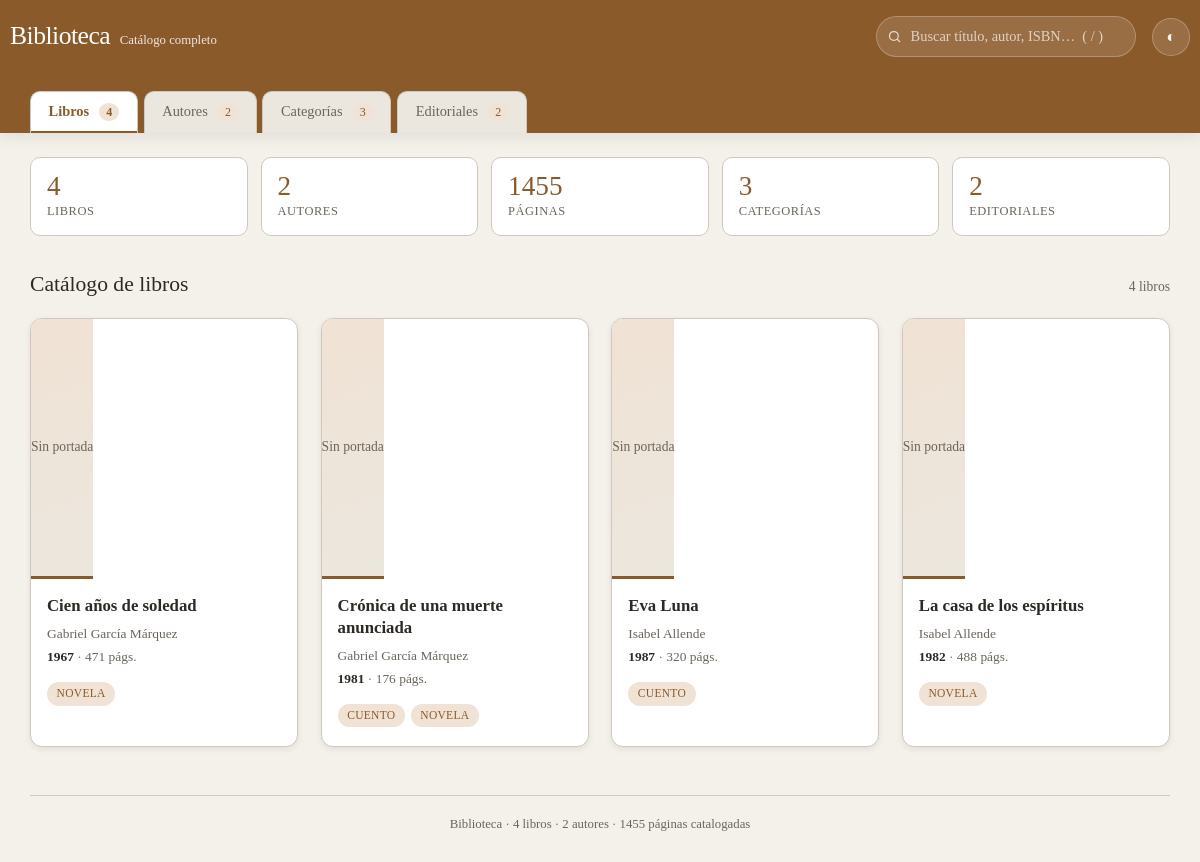
The app's page /, older data.
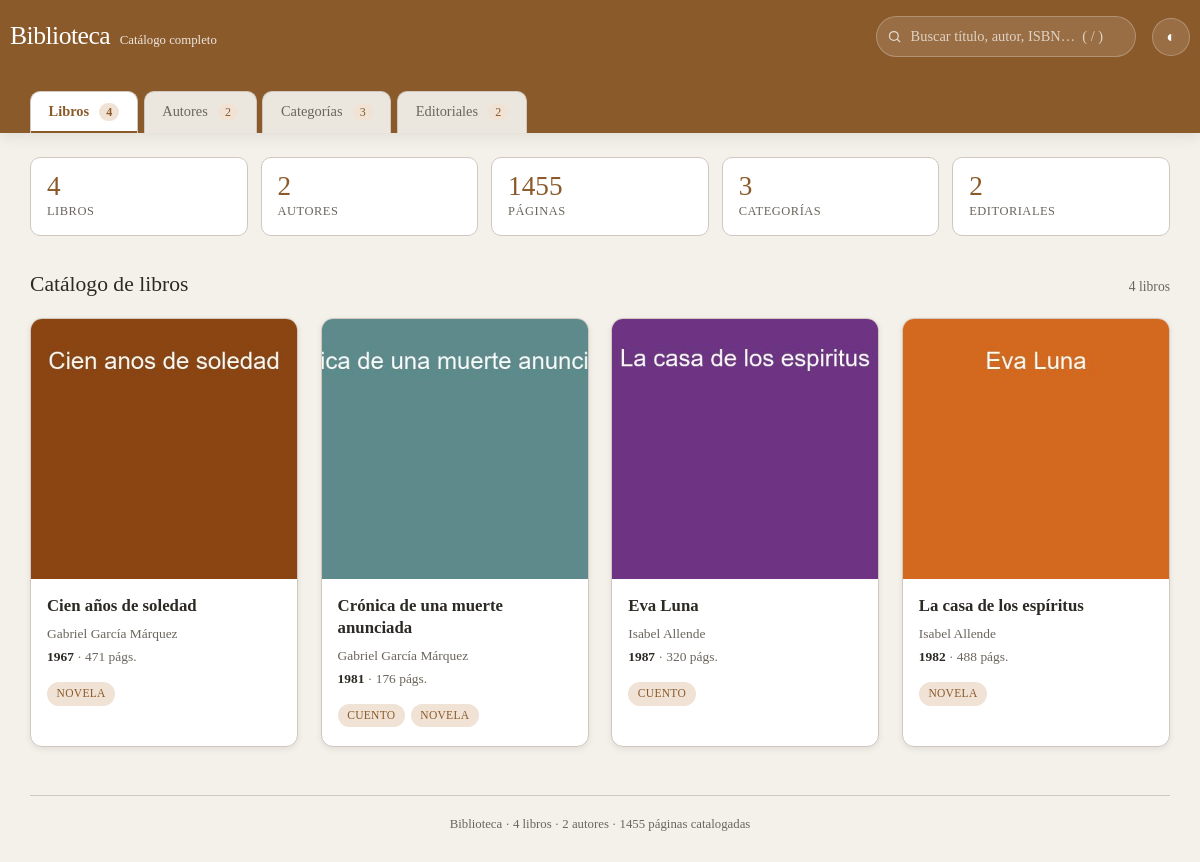
The same page, newer data.
### library/models.py (models this page shows, shortened)
class Libro(models.Model):
    titulo = models.CharField(max_length=200)
    isbn = models.CharField(max_length=13)
    anio_publicacion = models.PositiveIntegerField()
    numero_paginas = models.PositiveIntegerField()
    sinopsis = models.TextField(blank=True)
    portada = models.ImageField(upload_to='libros/', blank=True, null=True)
    autor = models.ForeignKey(
        Autor,
        on_delete=models.PROTECT,
        related_name='libros',
        verbose_name='Autor',
    )
    categorias = models.ManyToManyField(
        'Categoria',
        related_name='libros',
        verbose_name='Categorías',
    )
    editoriales = models.ManyToManyField(
        'Editorial',
        through='Publicacion',
        related_name='libros',
        verbose_name='Editoriales',
    )
    class Meta:
        verbose_name = 'Libro'
        verbose_name_plural = 'Libros'
        ordering = ['titulo']

class Autor(models.Model):
    nombre = models.CharField(max_length=50)
    apellido = models.CharField(max_length=50)
    nacionalidad = models.CharField(max_length=50)
    fecha_nacimiento = models.DateField()
    foto = models.ImageField(upload_to='autores/', blank=True, null=True)
    class Meta:
        verbose_name = 'Autor'
        verbose_name_plural = 'Autores'
        ordering = ['apellido', 'nombre']
    def __str__(self):
        return f'{self.nombre} {self.apellido}'

class Categoria(models.Model):
    nombre = models.CharField(max_length=100)
    descripcion = models.TextField(blank=True)
    imagen = models.ImageField(upload_to='categorias/', blank=True, null=True)
    class Meta:
        verbose_name = 'Categoría'
        verbose_name_plural = 'Categorías'
        ordering = ['nombre']

### library/views.py (the view)
# urls.py: path('', views.dashboard, name='dashboard'),
def dashboard(request):
    libros = list(
        Libro.objects.all()
        .select_related('autor', 'autor__perfil_autor')
        .prefetch_related('categorias', 'publicaciones__editorial')
    )
    autores = list(
        Autor.objects.all()
        .select_related('perfil_autor')
        .annotate(total_libros=Count('libros'))
    )
    categorias = list(Categoria.objects.all().annotate(total=Count('libros')))
    editoriales = list(
        Editorial.objects.all().annotate(total=Count('publicaciones'))
    )
    datos = [_libro_dict(libro) for libro in libros]
    contexto = {
        'libros': libros,
        'autores': autores,
        'categorias': categorias,
        'editoriales': editoriales,
        'datos_json': datos,
        'total_paginas': sum(l.numero_paginas for l in libros),
    }
    return render(request, 'library/dashboard.html', contexto)

### library/templatetags/library_extras.py (called while the page is built)
@register.filter
def media_url(campo):
    return imagen_url(campo) or ''

### library/utils.py (called while the page is built)
def imagen_url(campo):
    if not campo:
        return None
    nombre = campo.name
    if not (Path(settings.MEDIA_ROOT) / nombre).exists():
        limpio = nombre.removeprefix('media/')
        if (Path(settings.MEDIA_ROOT) / limpio).exists():
            nombre = limpio
        else:
            return None
    return f'{settings.MEDIA_URL}{nombre}'

### library/views.py (called while the page is built)
def _autor_dict(autor):
    perfil = getattr(autor, 'perfil_autor', None)
    return {
        'id': autor.pk,
        'nombre': autor.nombre,
        'apellido': autor.apellido,
        'completo': str(autor),
        'nacionalidad': autor.nacionalidad,
        'nacimiento': autor.fecha_nacimiento.isoformat(),
        'foto': imagen_url(autor.foto),
        'biografia': perfil.biografia if perfil else '',
        'lugar': perfil.lugar_nacimiento if perfil else '',
    }

def _libro_dict(libro):
    return {
        'id': libro.pk,
        'titulo': libro.titulo,
        'isbn': libro.isbn,
        'anio': libro.anio_publicacion,
        'paginas': libro.numero_paginas,
        'sinopsis': libro.sinopsis,
        'portada': imagen_url(libro.portada),
        'autor': _autor_dict(libro.autor),
        'categorias': [c.nombre for c in libro.categorias.all()],
        'publicaciones': [
            {
                'editorial': p.editorial.nombre,
                'pais': p.editorial.pais,
                'fecha': p.fecha.isoformat(),
                'edicion': p.edicion,
            }
            for p in libro.publicaciones.all()
        ],
    }

### library/templates/library/dashboard.html (shortened to what this page needs)
<!DOCTYPE html>
<html lang="es" data-tema="claro">
<head>
    {% load library_extras %}
</head>
<body>
<header class="barra">
    <div class="contenedor barra-inner">
        <div class="marca">
            <h1>Biblioteca</h1>
            <span>Catálogo completo</span>
        </div>
        <label class="buscador">
            <svg viewBox="0 0 24 24"><circle cx="11" cy="11" r="7"/><line x1="16.5" y1="16.5" x2="21" y2="21"/></svg>
            <input id="buscar" type="search" placeholder="Buscar título, autor, ISBN…  ( / )" autocomplete="off">
        </label>
        <button class="boton-icono" id="tema" title="Cambiar entre tema claro y oscuro" aria-label="Cambiar tema">◐</button>
    </div>
    <div class="contenedor">
        <nav class="pestanas" id="pestanas">
            <button class="pestana activa" data-panel="libros">Libros <span class="cuenta">{{ libros|length }}</span></button>
            <button class="pestana" data-panel="autores">Autores <span class="cuenta">{{ autores|length }}</span></button>
            <button class="pestana" data-panel="categorias">Categorías <span class="cuenta">{{ categorias|length }}</span></button>
            <button class="pestana" data-panel="editoriales">Editoriales <span class="cuenta">{{ editoriales|length }}</span></button>
        </nav>
    </div>
</header>
<main class="contenedor">
    <div class="resumen">
        <div class="dato"><div class="cifra">{{ libros|length }}</div><div class="etiqueta">Libros</div></div>
        <div class="dato"><div class="cifra">{{ autores|length }}</div><div class="etiqueta">Autores</div></div>
        <div class="dato"><div class="cifra">{{ total_paginas }}</div><div class="etiqueta">Páginas</div></div>
        <div class="dato"><div class="cifra">{{ categorias|length }}</div><div class="etiqueta">Categorías</div></div>
        <div class="dato"><div class="cifra">{{ editoriales|length }}</div><div class="etiqueta">Editoriales</div></div>
    </div>
    <section class="panel activo" id="panel-libros">
        <div class="seccion-titulo">
            <h2>Catálogo de libros</h2>
            <p id="conteo-libros">{{ libros|length }} libro{{ libros|length|pluralize:"s" }}</p>
        </div>
        <div class="rejilla" id="rejilla-libros">
            {% for libro in libros %}
            <button class="tarjeta" data-libro="{{ libro.pk }}"
                    data-buscar="{{ libro.titulo }} {{ libro.autor }} {{ libro.isbn }} {{ libro.anio_publicacion }}{% for cat in libro.categorias.all %} {{ cat.nombre }}{% endfor %}">
                {% if libro.portada|media_url %}
                    <img class="portada" src="{{ libro.portada|media_url }}" alt="Portada de {{ libro.titulo }}" loading="lazy">
                {% else %}
                    <div class="portada-vacia">Sin portada</div>
                {% endif %}
                <div class="cuerpo">
                    <h3>{{ libro.titulo }}</h3>
                    <p class="meta">{{ libro.autor }}</p>
                    <p class="meta"><strong>{{ libro.anio_publicacion }}</strong> · {{ libro.numero_paginas }} págs.</p>
                    <div class="chips">
                        {% for cat in libro.categorias.all %}<span class="chip">{{ cat.nombre }}</span>{% endfor %}
                    </div>
                </div>
            </button>
            {% empty %}
            <p class="vacio">No hay libros registrados.</p>
            {% endfor %}
        </div>
    </section>
    <p class="pie">Biblioteca · {{ libros|length }} libros · {{ autores|length }} autores · {{ total_paginas }} páginas catalogadas</p>
</main>
</body>
</html>

### library/templates/library/dashboard.html (style rules this page uses)
:root { --bg: #f4f1eb; --bg-alt: #ece7de; --fg: #2d2a25; --muted: #6b655c; --accent: #8b5a2b; --accent-hover: #a06f44; --accent-soft: #f0e2d4; --card: #ffffff; --border: #d0c8c0; --shadow: #00000015; --shadow-lg: #00000026; }
* { box-sizing: border-box; }
body { font-family: "Georgia", "Baskerville", "Times New Roman", serif; background: var(--bg); color: var(--fg); margin: 0; line-height: 1.5; transition: background .25s ease, color .25s ease; }
.contenedor { max-width: 1180px; margin: 0 auto; padding: 0 1.25rem; }
.barra { position: sticky; top: 0; z-index: 40; background: var(--accent); color: #fff; box-shadow: 0 4px 14px var(--shadow); }
.barra-inner { display: flex; align-items: center; gap: 1rem; flex-wrap: wrap; padding: 1rem 0; }
.marca { display: flex; align-items: baseline; gap: .6rem; margin-right: auto; }
.marca h1 { font-size: 1.6rem; font-weight: normal; margin: 0; letter-spacing: -.5px; }
.marca span { font-size: .8rem; opacity: .85; }
.buscador { position: relative; display: flex; align-items: center; }
.buscador input { width: 260px; padding: .55rem .8rem .55rem 2.1rem; border: 1px solid #ffffff40; border-radius: 999px; background: #ffffff1f; color: #fff; font: inherit; font-size: .9rem; outline: none; transition: width .2s ease, background .2s ease; }
.buscador input::placeholder { color: #ffffffb0; }
.buscador svg { position: absolute; left: .7rem; width: 15px; height: 15px; fill: none; stroke: #ffffffc0; stroke-width: 2; pointer-events: none; }
.boton-icono { background: #ffffff1f; border: 1px solid #ffffff40; border-radius: 999px; color: #fff; cursor: pointer; font: inherit; font-size: 1rem; height: 38px; width: 38px; transition: background .2s ease; }
.pestanas { display: flex; gap: .35rem; padding: 1.1rem 0 0; overflow-x: auto; scrollbar-width: none; }
.pestana { appearance: none; border: 1px solid var(--border); border-bottom: none; background: var(--bg-alt); color: var(--muted); cursor: pointer; font: inherit; font-size: .9rem; padding: .6rem 1.1rem; border-radius: 10px 10px 0 0; white-space: nowrap; transition: background .2s ease, color .2s ease; }
.pestana.activa { background: var(--card); color: var(--accent); font-weight: 600; box-shadow: 0 -2px 0 var(--accent) inset; }
.pestana .cuenta { display: inline-block; margin-left: .4rem; padding: 0 .45rem; border-radius: 999px; background: var(--accent-soft); color: var(--accent); font-size: .75rem; }
.resumen { display: grid; grid-template-columns: repeat(auto-fit, minmax(140px, 1fr)); gap: .8rem; margin: 1.5rem 0 0; }
.dato { background: var(--card); border: 1px solid var(--border); border-radius: 10px; padding: .9rem 1rem; }
.dato .cifra { font-size: 1.7rem; color: var(--accent); line-height: 1.1; }
.dato .etiqueta { font-size: .78rem; color: var(--muted); text-transform: uppercase; letter-spacing: .5px; }
.panel { display: none; }
.panel.activo { display: block; }
.seccion-titulo { display: flex; align-items: baseline; justify-content: space-between; gap: 1rem; flex-wrap: wrap; margin: 2rem 0 1.1rem; }
.seccion-titulo h2 { font-size: 1.35rem; font-weight: normal; margin: 0; }
.seccion-titulo p { margin: 0; color: var(--muted); font-size: .85rem; }
.rejilla { display: grid; grid-template-columns: repeat(auto-fill, minmax(230px, 1fr)); gap: 1.4rem; }
.tarjeta { background: var(--card); border: 1px solid var(--border); border-radius: 12px; overflow: hidden; box-shadow: 0 2px 6px var(--shadow); cursor: pointer; display: flex; flex-direction: column; height: 100%; text-align: left; padding: 0; font: inherit; color: inherit; transition: transform .2s ease, box-shadow .2s ease, border-color .2s ease; }
.portada { width: 100%; height: 260px; object-fit: cover; display: block; background: var(--bg-alt); transition: transform .35s ease; }
.cuerpo { padding: 1rem 1rem 1.15rem; display: flex; flex-direction: column; flex-grow: 1; }
.cuerpo h3 { margin: 0 0 .35rem; font-size: 1.05rem; line-height: 1.3; font-weight: 600; }
.cuerpo .meta { margin: .1rem 0; font-size: .84rem; color: var(--muted); }
.cuerpo .meta strong { color: var(--fg); font-weight: 600; }
.chips { display: flex; flex-wrap: wrap; gap: .35rem; margin-top: .8rem; }
.chip { font-size: .72rem; letter-spacing: .3px; text-transform: uppercase; background: var(--accent-soft); color: var(--accent); border-radius: 999px; padding: .2rem .6rem; }
.pie { margin: 3rem 0 2rem; padding-top: 1.2rem; border-top: 1px solid var(--border); color: var(--muted); font-size: .8rem; text-align: center; }

Row changes from the older to the newer data that the page shows:
changed Libro "Cien años de soledad": portada|media_url: picture added; no longer shows "Sin portada"
changed Libro "Crónica de una muerte anunciada": portada|media_url: picture added; no longer shows "Sin portada"
changed Libro "Eva Luna": portada|media_url: picture added; no longer shows "Sin portada"
changed Libro "La casa de los espíritus": portada|media_url: picture added; no longer shows "Sin portada"
